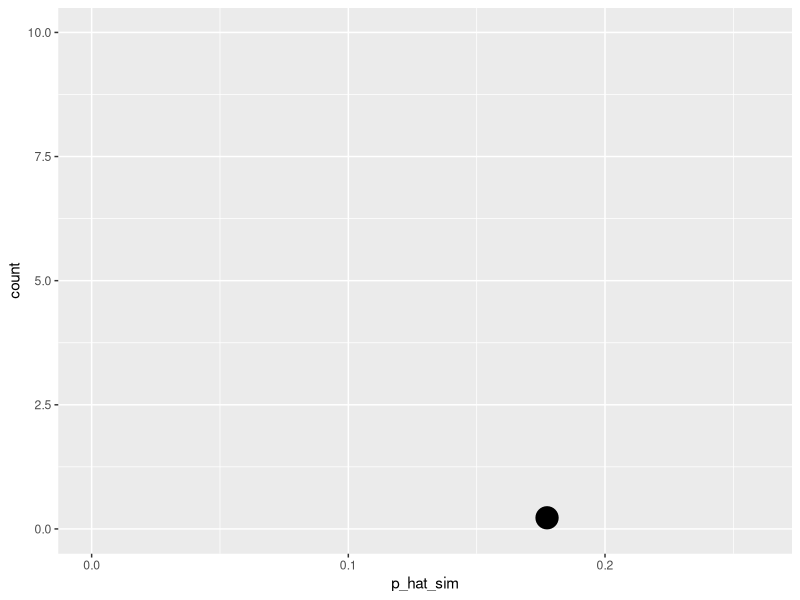
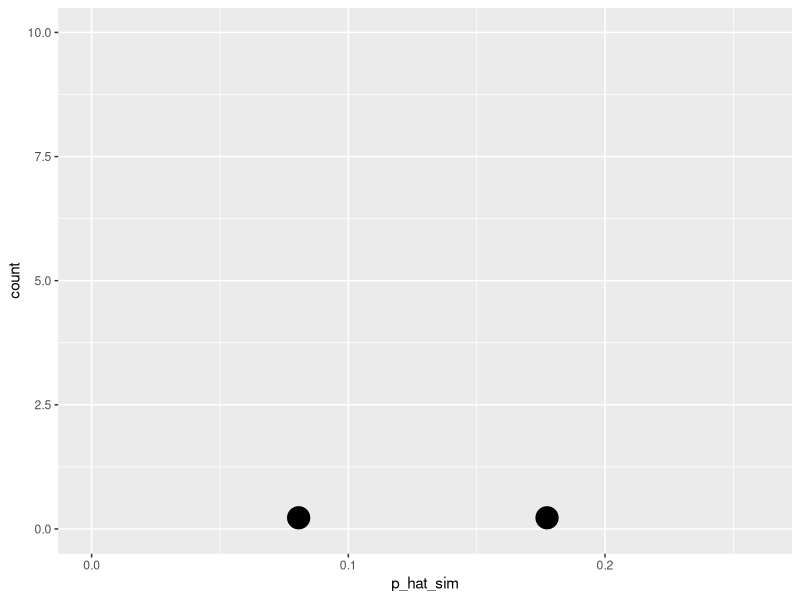
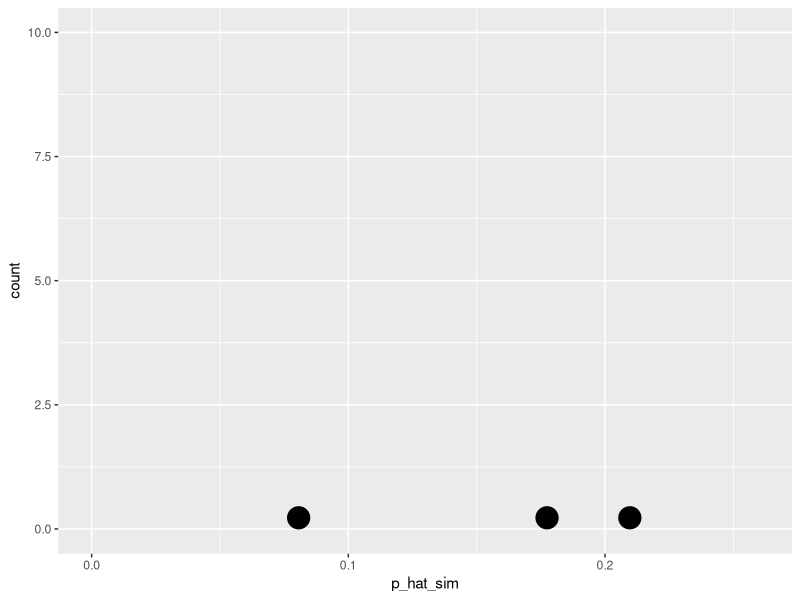
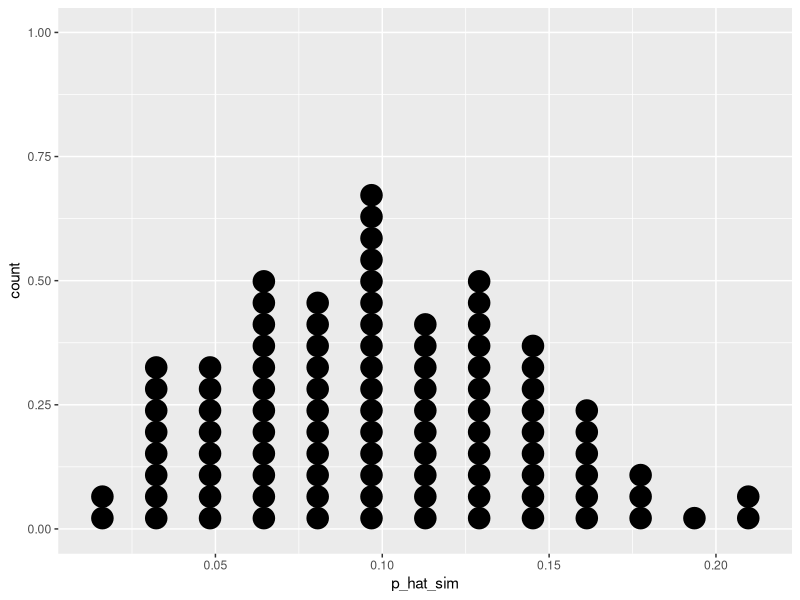
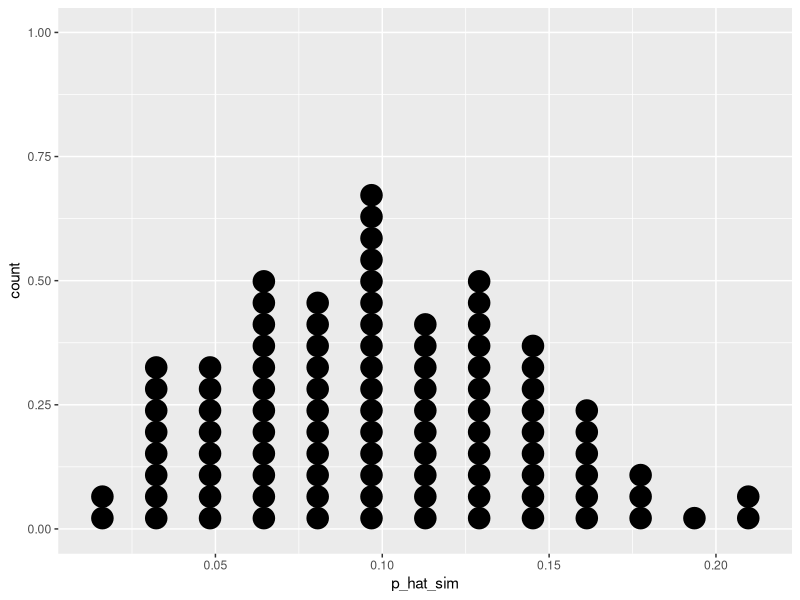

Write R code to recreate these figures, in order.
## ---- chunk 1
options(width = 90)
#knitr::opts_chunk$set(cache = TRUE)
## ---- chunk 2
set.seed(9)
library(ggplot2)
## ---- chunk 3
# create sample space
outcomes <- c("complication", "no complication")

# draw the first sample of size 62 from the null distribution
sim1 <- sample(outcomes, size = 62, prob = c(0.1, 0.9), replace = TRUE)

# view the sample
table(sim1)

# calculate the simulated sample proportion of complications (red chips)
(p_hat_sim1 <- sum(sim1 == "complication") / length(sim1))
## ---- chunk 4
# create an empty data frame
sim_dist <- data.frame(p_hat_sim = rep(NA, 100))

# record the simulated p-hat as the first observation
sim_dist$p_hat_sim[1] <- p_hat_sim1

# plot
ggplot(sim_dist, aes(x = p_hat_sim)) + 
  geom_dotplot() + 
  xlim(0, 0.26) + ylim(0, 10)
## ---- chunk 5
sim2 <- sample(outcomes, size = 62, prob = c(0.1, 0.9), replace = TRUE)

(p_hat_sim2 <- sum(sim2 == "complication") / length(sim2))

sim_dist$p_hat_sim[2] <- p_hat_sim2

ggplot(sim_dist, aes(x = p_hat_sim)) + 
  geom_dotplot() + 
  xlim(0,0.26) + ylim(0,10)
## ---- chunk 6
sim3 <- sample(outcomes, size = 62, prob = c(0.1, 0.9), replace = TRUE)

(p_hat_sim3 <- sum(sim3 == "complication") / length(sim3))

sim_dist$p_hat_sim[3] <- p_hat_sim3

ggplot(sim_dist, aes(x = p_hat_sim)) + 
  geom_dotplot() + 
  xlim(0,0.26) + ylim(0,10)
## ---- chunk 7
for(x in 1:10)
{
  cat(x^2," ", sep="") # cat: concatenate and print
}
## ---- chunk 8
for(y in list(1:3, LETTERS[1:7], c(TRUE,FALSE)))
{
  cat(length(y)," ",sep="")
}
## ---- chunk 9
# Good
res <- rep(NA,10)
for(x in 1:10)
{
  res[x] <- x^2
}
res

# Bad
res <- c()
for (x in 1:10)
{
  res <- c(res,x^2)
}
res
## ---- chunk 10
sim_dist <- data.frame(p_hat_sim = rep(NA, 100))
for (i in 1:100){
  sim <- sample(outcomes, size = 62, prob = c(0.1, 0.9), replace = TRUE)
  p_hat_sim <- sum(sim == "complication") / length(sim)
  sim_dist$p_hat_sim[i] <- p_hat_sim
}

ggplot(sim_dist, aes(x = p_hat_sim)) + 
  geom_dotplot()
## ---- chunk 11
ggplot(sim_dist, aes(x = p_hat_sim)) + 
  geom_dotplot()
